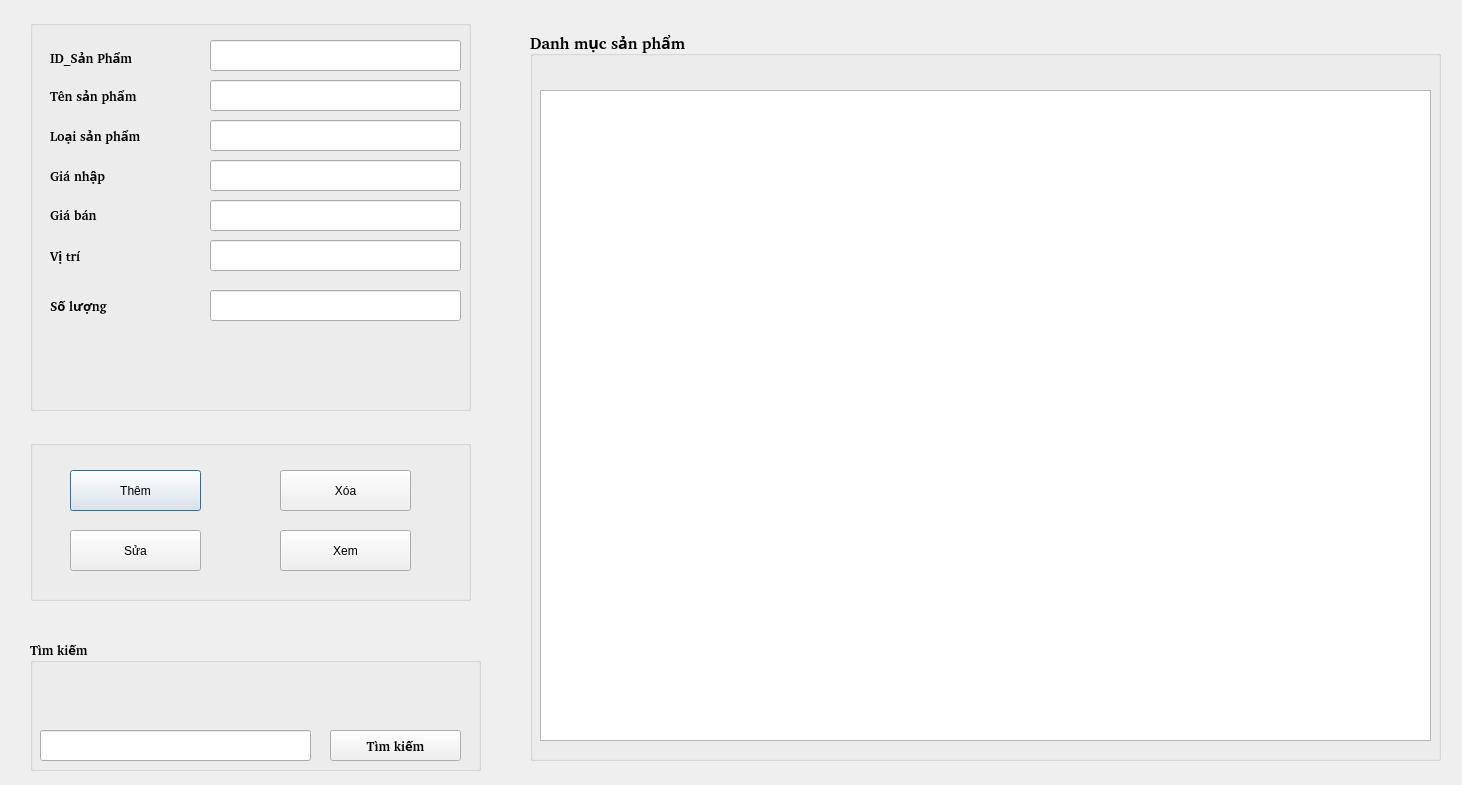
<?xml version="1.0" encoding="UTF-8"?>
<ui version="4.0">
 <class>SanPham</class>
 <widget class="QDialog" name="SanPham">
  <property name="geometry">
   <rect>
    <x>0</x>
    <y>0</y>
    <width>1462</width>
    <height>785</height>
   </rect>
  </property>
  <property name="windowTitle">
   <string>Dialog</string>
  </property>
  <widget class="QTableView" name="tableView">
   <property name="geometry">
    <rect>
     <x>540</x>
     <y>90</y>
     <width>891</width>
     <height>651</height>
    </rect>
   </property>
  </widget>
  <widget class="QGroupBox" name="groupBox">
   <property name="geometry">
    <rect>
     <x>30</x>
     <y>20</y>
     <width>441</width>
     <height>391</height>
    </rect>
   </property>
   <property name="title">
    <string/>
   </property>
   <widget class="QLabel" name="label">
    <property name="geometry">
     <rect>
      <x>20</x>
      <y>30</y>
      <width>131</width>
      <height>16</height>
     </rect>
    </property>
    <property name="font">
     <font>
      <family>#9Slide01 Tieu de ngan</family>
      <pointsize>10</pointsize>
      <weight>75</weight>
      <bold>true</bold>
     </font>
    </property>
    <property name="text">
     <string>ID_Sản Phẩm</string>
    </property>
   </widget>
   <widget class="QLineEdit" name="lineEdit_ID_SanPham">
    <property name="geometry">
     <rect>
      <x>180</x>
      <y>20</y>
      <width>251</width>
      <height>31</height>
     </rect>
    </property>
   </widget>
   <widget class="QLineEdit" name="lineEdit_TenSanPham">
    <property name="geometry">
     <rect>
      <x>180</x>
      <y>60</y>
      <width>251</width>
      <height>31</height>
     </rect>
    </property>
   </widget>
   <widget class="QLabel" name="label_2">
    <property name="geometry">
     <rect>
      <x>20</x>
      <y>60</y>
      <width>151</width>
      <height>31</height>
     </rect>
    </property>
    <property name="font">
     <font>
      <family>#9Slide01 Tieu de ngan</family>
      <pointsize>10</pointsize>
      <weight>75</weight>
      <bold>true</bold>
     </font>
    </property>
    <property name="text">
     <string>Tên sản phẩm</string>
    </property>
   </widget>
   <widget class="QLineEdit" name="lineEdit_LoaiSanPham">
    <property name="geometry">
     <rect>
      <x>180</x>
      <y>100</y>
      <width>251</width>
      <height>31</height>
     </rect>
    </property>
   </widget>
   <widget class="QLabel" name="label_3">
    <property name="geometry">
     <rect>
      <x>20</x>
      <y>100</y>
      <width>151</width>
      <height>31</height>
     </rect>
    </property>
    <property name="font">
     <font>
      <family>#9Slide01 Tieu de ngan</family>
      <pointsize>10</pointsize>
      <weight>75</weight>
      <bold>true</bold>
     </font>
    </property>
    <property name="text">
     <string>Loại sản phẩm</string>
    </property>
   </widget>
   <widget class="QLineEdit" name="lineEdit_GiaNhap">
    <property name="geometry">
     <rect>
      <x>180</x>
      <y>140</y>
      <width>251</width>
      <height>31</height>
     </rect>
    </property>
   </widget>
   <widget class="QLabel" name="label_4">
    <property name="geometry">
     <rect>
      <x>20</x>
      <y>140</y>
      <width>151</width>
      <height>31</height>
     </rect>
    </property>
    <property name="font">
     <font>
      <family>#9Slide01 Tieu de ngan</family>
      <pointsize>10</pointsize>
      <weight>75</weight>
      <bold>true</bold>
     </font>
    </property>
    <property name="text">
     <string>Giá nhập</string>
    </property>
   </widget>
   <widget class="QLineEdit" name="lineEdit_GiaBan">
    <property name="geometry">
     <rect>
      <x>180</x>
      <y>180</y>
      <width>251</width>
      <height>31</height>
     </rect>
    </property>
   </widget>
   <widget class="QLabel" name="label_5">
    <property name="geometry">
     <rect>
      <x>20</x>
      <y>180</y>
      <width>151</width>
      <height>31</height>
     </rect>
    </property>
    <property name="font">
     <font>
      <family>#9Slide01 Tieu de ngan</family>
      <pointsize>10</pointsize>
      <weight>75</weight>
      <bold>true</bold>
     </font>
    </property>
    <property name="text">
     <string>Giá bán</string>
    </property>
   </widget>
   <widget class="QLineEdit" name="lineEdit_ViTri">
    <property name="geometry">
     <rect>
      <x>180</x>
      <y>220</y>
      <width>251</width>
      <height>31</height>
     </rect>
    </property>
   </widget>
   <widget class="QLabel" name="label_6">
    <property name="geometry">
     <rect>
      <x>20</x>
      <y>220</y>
      <width>151</width>
      <height>31</height>
     </rect>
    </property>
    <property name="font">
     <font>
      <family>#9Slide01 Tieu de ngan</family>
      <pointsize>10</pointsize>
      <weight>75</weight>
      <bold>true</bold>
     </font>
    </property>
    <property name="text">
     <string>Vị trí</string>
    </property>
   </widget>
   <widget class="QLineEdit" name="lineEdit_SoLuong">
    <property name="geometry">
     <rect>
      <x>180</x>
      <y>270</y>
      <width>251</width>
      <height>31</height>
     </rect>
    </property>
   </widget>
   <widget class="QLabel" name="label_7">
    <property name="geometry">
     <rect>
      <x>20</x>
      <y>270</y>
      <width>151</width>
      <height>31</height>
     </rect>
    </property>
    <property name="font">
     <font>
      <family>#9Slide01 Tieu de ngan</family>
      <pointsize>10</pointsize>
      <weight>75</weight>
      <bold>true</bold>
     </font>
    </property>
    <property name="text">
     <string>Số lượng</string>
    </property>
   </widget>
  </widget>
  <widget class="QGroupBox" name="groupBox_2">
   <property name="geometry">
    <rect>
     <x>30</x>
     <y>440</y>
     <width>441</width>
     <height>161</height>
    </rect>
   </property>
   <property name="title">
    <string/>
   </property>
   <widget class="QPushButton" name="pushButton_Them">
    <property name="geometry">
     <rect>
      <x>40</x>
      <y>30</y>
      <width>131</width>
      <height>41</height>
     </rect>
    </property>
    <property name="text">
     <string>Thêm</string>
    </property>
   </widget>
   <widget class="QPushButton" name="pushButton_Xoa">
    <property name="geometry">
     <rect>
      <x>250</x>
      <y>30</y>
      <width>131</width>
      <height>41</height>
     </rect>
    </property>
    <property name="text">
     <string>Xóa</string>
    </property>
   </widget>
   <widget class="QPushButton" name="pushButton">
    <property name="geometry">
     <rect>
      <x>250</x>
      <y>90</y>
      <width>131</width>
      <height>41</height>
     </rect>
    </property>
    <property name="text">
     <string>Xem</string>
    </property>
   </widget>
   <widget class="QPushButton" name="pushButton_2">
    <property name="geometry">
     <rect>
      <x>40</x>
      <y>90</y>
      <width>131</width>
      <height>41</height>
     </rect>
    </property>
    <property name="text">
     <string>Sửa</string>
    </property>
   </widget>
  </widget>
  <widget class="QGroupBox" name="groupBox_3">
   <property name="geometry">
    <rect>
     <x>30</x>
     <y>640</y>
     <width>451</width>
     <height>131</height>
    </rect>
   </property>
   <property name="font">
    <font>
     <family>#9Slide01 Tieu de ngan</family>
     <pointsize>10</pointsize>
     <weight>75</weight>
     <bold>true</bold>
    </font>
   </property>
   <property name="title">
    <string>Tìm kiếm</string>
   </property>
   <widget class="QLineEdit" name="lineEdit_TimKiem">
    <property name="geometry">
     <rect>
      <x>10</x>
      <y>90</y>
      <width>271</width>
      <height>31</height>
     </rect>
    </property>
   </widget>
   <widget class="QPushButton" name="pushButton_3">
    <property name="geometry">
     <rect>
      <x>300</x>
      <y>90</y>
      <width>131</width>
      <height>31</height>
     </rect>
    </property>
    <property name="text">
     <string>Tìm kiếm</string>
    </property>
   </widget>
  </widget>
  <widget class="QGroupBox" name="groupBox_4">
   <property name="geometry">
    <rect>
     <x>530</x>
     <y>30</y>
     <width>911</width>
     <height>731</height>
    </rect>
   </property>
   <property name="font">
    <font>
     <family>#9Slide01 Tieu de ngan</family>
     <pointsize>12</pointsize>
     <weight>75</weight>
     <bold>true</bold>
    </font>
   </property>
   <property name="title">
    <string>Danh mục sản phẩm</string>
   </property>
  </widget>
  <widget class="QLabel" name="label_8">
   <property name="geometry">
    <rect>
     <x>-46</x>
     <y>-15</y>
     <width>1511</width>
     <height>811</height>
    </rect>
   </property>
   <property name="text">
    <string/>
   </property>
   <property name="pixmap">
    <pixmap>F:/Hình ảnh/Saved Pictures/sky660.jpg</pixmap>
   </property>
   <property name="scaledContents">
    <bool>true</bool>
   </property>
  </widget>
  <zorder>label_8</zorder>
  <zorder>groupBox_4</zorder>
  <zorder>groupBox</zorder>
  <zorder>tableView</zorder>
  <zorder>groupBox_2</zorder>
  <zorder>groupBox_3</zorder>
 </widget>
 <resources/>
 <connections/>
</ui>
